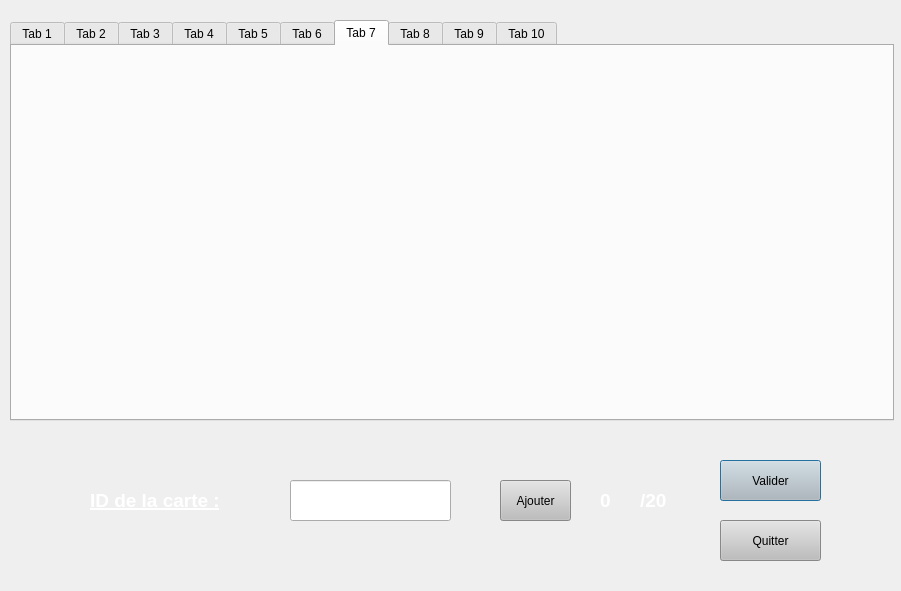
<?xml version="1.0" encoding="UTF-8"?>
<ui version="4.0">
 <class>CreateDeckDialog</class>
 <widget class="QDialog" name="CreateDeckDialog">
  <property name="geometry">
   <rect>
    <x>0</x>
    <y>0</y>
    <width>901</width>
    <height>591</height>
   </rect>
  </property>
  <property name="windowTitle">
   <string>Dialog</string>
  </property>
  <property name="styleSheet">
   <string notr="true">background:url(:/img/img/menuBg.png)</string>
  </property>
  <widget class="QPushButton" name="validateButton">
   <property name="geometry">
    <rect>
     <x>720</x>
     <y>460</y>
     <width>101</width>
     <height>41</height>
    </rect>
   </property>
   <property name="styleSheet">
    <string notr="true">background:rgb(190, 190, 190)</string>
   </property>
   <property name="text">
    <string>Valider</string>
   </property>
  </widget>
  <widget class="QLabel" name="weightingLabel">
   <property name="geometry">
    <rect>
     <x>640</x>
     <y>480</y>
     <width>31</width>
     <height>41</height>
    </rect>
   </property>
   <property name="layoutDirection">
    <enum>Qt::LeftToRight</enum>
   </property>
   <property name="styleSheet">
    <string notr="true">background:Transparent</string>
   </property>
   <property name="text">
    <string>&lt;html&gt;&lt;head/&gt;&lt;body&gt;&lt;p&gt;&lt;span style=&quot; font-size:14pt; font-weight:600; color:#ffffff;&quot;&gt;/20&lt;/span&gt;&lt;/p&gt;&lt;/body&gt;&lt;/html&gt;</string>
   </property>
  </widget>
  <widget class="QPushButton" name="exitButton">
   <property name="geometry">
    <rect>
     <x>720</x>
     <y>520</y>
     <width>101</width>
     <height>41</height>
    </rect>
   </property>
   <property name="styleSheet">
    <string notr="true">background:rgb(190, 190, 190)</string>
   </property>
   <property name="text">
    <string>Quitter</string>
   </property>
  </widget>
  <widget class="QPushButton" name="addButton">
   <property name="geometry">
    <rect>
     <x>500</x>
     <y>480</y>
     <width>71</width>
     <height>41</height>
    </rect>
   </property>
   <property name="styleSheet">
    <string notr="true">background:rgb(190, 190, 190)</string>
   </property>
   <property name="text">
    <string>Ajouter</string>
   </property>
  </widget>
  <widget class="QLabel" name="nbrOfCardsLabel">
   <property name="geometry">
    <rect>
     <x>600</x>
     <y>480</y>
     <width>31</width>
     <height>41</height>
    </rect>
   </property>
   <property name="styleSheet">
    <string notr="true">background:Transparent</string>
   </property>
   <property name="text">
    <string>&lt;html&gt;&lt;head/&gt;&lt;body&gt;&lt;p&gt;&lt;span style=&quot; font-size:14pt; font-weight:600; color:#ffffff;&quot;&gt;0&lt;/span&gt;&lt;/p&gt;&lt;/body&gt;&lt;/html&gt;</string>
   </property>
  </widget>
  <widget class="QLabel" name="IDlabel">
   <property name="geometry">
    <rect>
     <x>90</x>
     <y>480</y>
     <width>161</width>
     <height>41</height>
    </rect>
   </property>
   <property name="styleSheet">
    <string notr="true">background: transparent</string>
   </property>
   <property name="text">
    <string>&lt;html&gt;&lt;head/&gt;&lt;body&gt;&lt;p&gt;&lt;span style=&quot; font-size:14pt; font-weight:600; text-decoration: underline; color:#ffffff;&quot;&gt;ID de la carte :&lt;/span&gt;&lt;/p&gt;&lt;/body&gt;&lt;/html&gt;</string>
   </property>
  </widget>
  <widget class="QLineEdit" name="cardID">
   <property name="geometry">
    <rect>
     <x>290</x>
     <y>480</y>
     <width>161</width>
     <height>41</height>
    </rect>
   </property>
  </widget>
  <widget class="QTabWidget" name="tabWidget">
   <property name="geometry">
    <rect>
     <x>10</x>
     <y>20</y>
     <width>884</width>
     <height>401</height>
    </rect>
   </property>
   <property name="styleSheet">
    <string notr="true"/>
   </property>
   <property name="currentIndex">
    <number>6</number>
   </property>
   <widget class="QWidget" name="first">
    <attribute name="title">
     <string>Tab 1</string>
    </attribute>
    <layout class="QVBoxLayout" name="verticalLayout_2">
     <item>
      <layout class="QHBoxLayout" name="upF"/>
     </item>
     <item>
      <layout class="QHBoxLayout" name="downF"/>
     </item>
    </layout>
   </widget>
   <widget class="QWidget" name="second">
    <attribute name="title">
     <string>Tab 2</string>
    </attribute>
    <layout class="QVBoxLayout" name="verticalLayout_3">
     <item>
      <layout class="QHBoxLayout" name="upS"/>
     </item>
     <item>
      <layout class="QHBoxLayout" name="downS"/>
     </item>
    </layout>
   </widget>
   <widget class="QWidget" name="third">
    <attribute name="title">
     <string>Tab 3</string>
    </attribute>
    <layout class="QVBoxLayout" name="verticalLayout_4">
     <item>
      <layout class="QHBoxLayout" name="upT"/>
     </item>
     <item>
      <layout class="QHBoxLayout" name="downT"/>
     </item>
    </layout>
   </widget>
   <widget class="QWidget" name="fourth">
    <attribute name="title">
     <string>Tab 4</string>
    </attribute>
    <layout class="QVBoxLayout" name="verticalLayout_5">
     <item>
      <layout class="QHBoxLayout" name="upFo"/>
     </item>
     <item>
      <layout class="QHBoxLayout" name="downFo"/>
     </item>
    </layout>
   </widget>
   <widget class="QWidget" name="tab_5">
    <attribute name="title">
     <string>Tab 5</string>
    </attribute>
    <layout class="QVBoxLayout" name="verticalLayout_6">
     <item>
      <layout class="QHBoxLayout" name="upFi"/>
     </item>
     <item>
      <layout class="QHBoxLayout" name="downFi"/>
     </item>
    </layout>
   </widget>
   <widget class="QWidget" name="tab_6">
    <attribute name="title">
     <string>Tab 6</string>
    </attribute>
    <layout class="QVBoxLayout" name="verticalLayout_7">
     <item>
      <layout class="QHBoxLayout" name="upSix"/>
     </item>
     <item>
      <layout class="QHBoxLayout" name="downSix"/>
     </item>
    </layout>
   </widget>
   <widget class="QWidget" name="tab_7">
    <attribute name="title">
     <string>Tab 7</string>
    </attribute>
    <layout class="QVBoxLayout" name="verticalLayout_8">
     <item>
      <layout class="QHBoxLayout" name="downSeven"/>
     </item>
     <item>
      <layout class="QHBoxLayout" name="upSeven"/>
     </item>
    </layout>
   </widget>
   <widget class="QWidget" name="tab_8">
    <attribute name="title">
     <string>Tab 8</string>
    </attribute>
    <layout class="QVBoxLayout" name="verticalLayout_9">
     <item>
      <layout class="QHBoxLayout" name="upE"/>
     </item>
     <item>
      <layout class="QHBoxLayout" name="downE"/>
     </item>
    </layout>
   </widget>
   <widget class="QWidget" name="tab_9">
    <attribute name="title">
     <string>Tab 9</string>
    </attribute>
    <layout class="QVBoxLayout" name="verticalLayout_10">
     <item>
      <layout class="QHBoxLayout" name="upN"/>
     </item>
     <item>
      <layout class="QHBoxLayout" name="downN"/>
     </item>
    </layout>
   </widget>
   <widget class="QWidget" name="tab_10">
    <attribute name="title">
     <string>Tab 10</string>
    </attribute>
    <layout class="QVBoxLayout" name="verticalLayout_11">
     <item>
      <layout class="QHBoxLayout" name="upTen"/>
     </item>
     <item>
      <layout class="QHBoxLayout" name="downTen"/>
     </item>
    </layout>
   </widget>
  </widget>
 </widget>
 <resources/>
 <connections/>
</ui>
